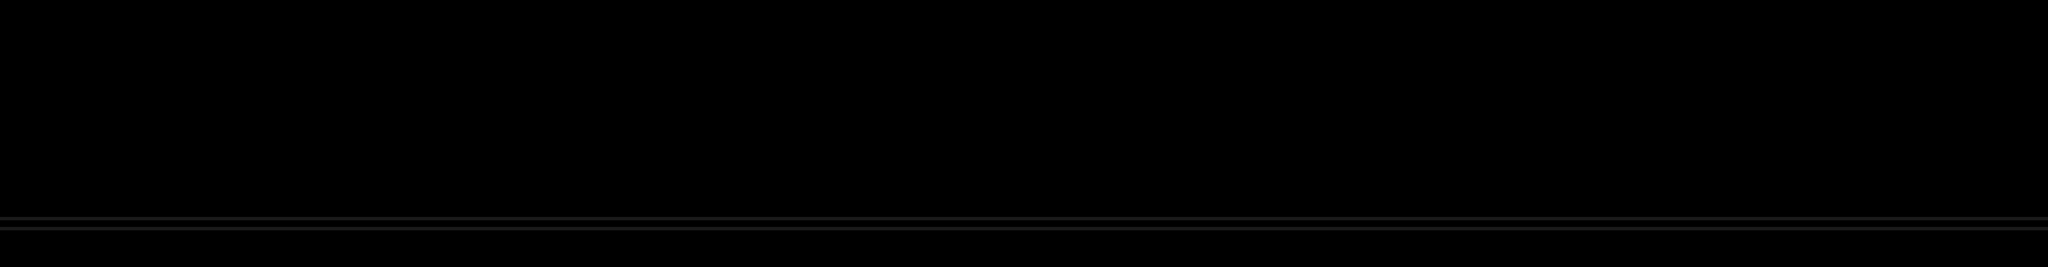

The image is a tile-based game level rendered from a .tmx file. Its description and source (layers, tilesets, objects; grid data summarised) follow:
An orthogonal 107x80 tile map with 80x14 px tiles, 2 tile layers (bottom-floor, top-floor).

<map version="1.0" orientation="orthogonal" renderorder="right-down" width="107" height="80" tilewidth="80" tileheight="14">
 <tileset firstgid="1" name="collision-symbols" tilewidth="80" tileheight="14">
  <image source="collision-symbols.png" width="80" height="14" />
 </tileset>
 <layer name="bottom-floor" width="107" height="80">
  <data>[8560 cells, 107 non-empty, 1 distinct tile ids]</data>
 </layer>
 <layer name="top-floor" width="107" height="80">
  <data>[8560 cells, 107 non-empty, 1 distinct tile ids]</data>
 </layer>
</map>
